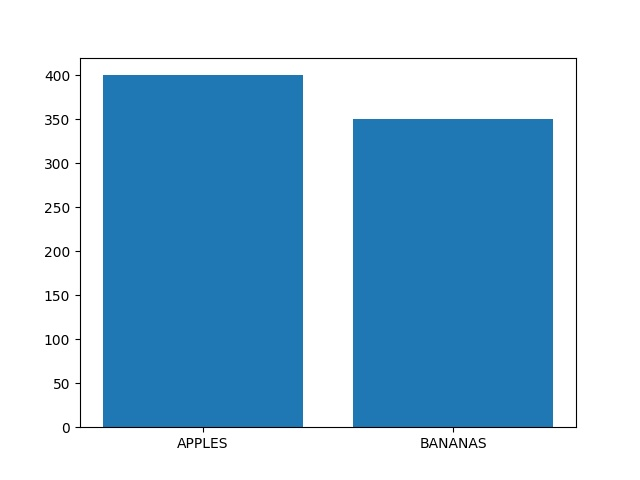

Generate this figure with Python:
import matplotlib.pyplot as plt
import numpy as np

x = ["APPLES", "BANANAS"]
y = [400, 350]
plt.bar(x, y)

plt.savefig('bars2.jpg')
plt.show()

# Source: https://www.w3schools.com/python/matplotlib_bars.asp